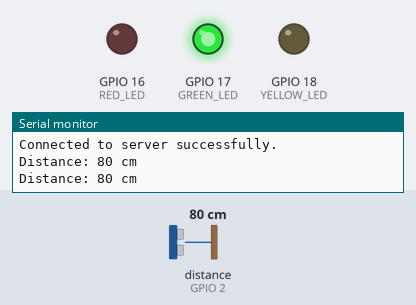
Bench run of a program on a simulated ESP32. On the bench: output pins drawn as LEDs (lit = HIGH), the last lines printed to the serial monitor. Inputs (shaded band) come from the test bench; at power-on: distance to the obstacle (sensor on GPIO 2) 80 cm. The echo pulse lasts 58.3 µs per cm; WiFi joins after 1.5 s; servers stay silent unless stated.

Above: at 4.7 s.
4.8 s: distance to the obstacle (sensor on GPIO 2) set to 33 cm
6.6 s: distance to the obstacle (sensor on GPIO 2) set to 27 cm
At 7.6 s:
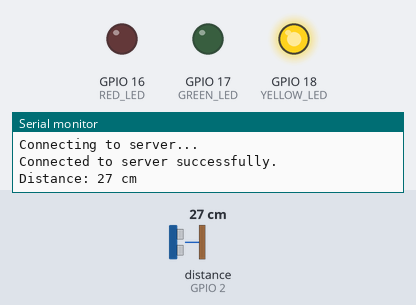
8.6 s: distance to the obstacle (sensor on GPIO 2) set to 11 cm
10.1 s: distance to the obstacle (sensor on GPIO 2) set to 8 cm
At 11.7 s:
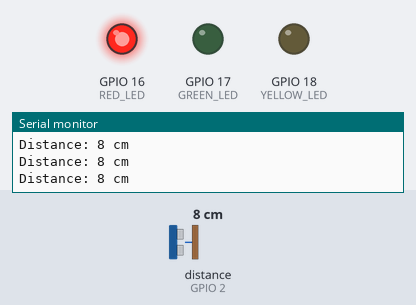
12.0 s: distance to the obstacle (sensor on GPIO 2) set to 18 cm
At 13.3 s:
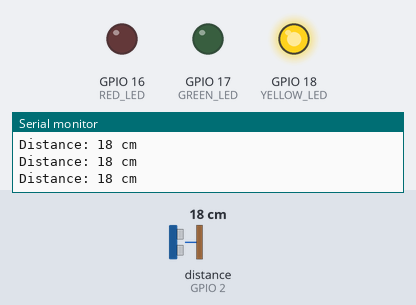
13.7 s: distance to the obstacle (sensor on GPIO 2) set to 2 cm
At 14.7 s:
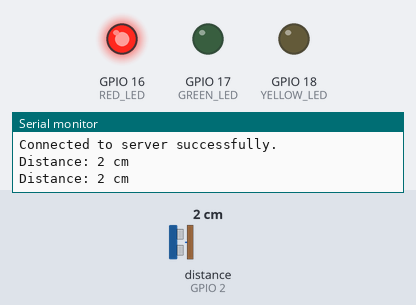
Timing chart, 0 to 16.4 s (numbered marks = the images above; inputs shaded):
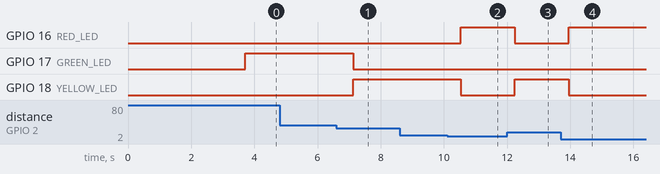

Measured:
- the behaviour switches between 31 and 30 cm on distance to the obstacle (sensor on GPIO 2) (found by bisection; images 0 and 1)
- the behaviour switches between 10 and 9 cm on distance to the obstacle (sensor on GPIO 2) (found by bisection; images 1 and 2)
- after the input at 6.6 s, GPIO 17 (GREEN_LED): HIGH → LOW after 0.53 s; GPIO 18 (YELLOW_LED): LOW → HIGH after 0.53 s
- after the input at 10.1 s, GPIO 16 (RED_LED): LOW → HIGH after 0.44 s; GPIO 18 (YELLOW_LED): HIGH → LOW after 0.44 s
- after the input at 12.0 s, GPIO 16 (RED_LED): HIGH → LOW after 0.25 s; GPIO 18 (YELLOW_LED): LOW → HIGH after 0.25 s
- after the input at 13.7 s, GPIO 16 (RED_LED): LOW → HIGH after 0.25 s; GPIO 18 (YELLOW_LED): HIGH → LOW after 0.25 s

The program:

main.cpp
```cpp
// Ultrasonic Sensor Data Logger (ESP32 → Linux Server)
// Author: Krishna Gorai
// IIT Madras (BS in Electronic Systems)

// --- Quick info about tech. ---

// This program reads distance data from an HC-SR04 ultrasonic sensor,
// sends it over Wi-Fi to a local server (e.g., a Python TCP server),
// and also indicates distance levels using three LEDs.
//
// Hardware used:
//  - ESP32 Development Board
//  - HC-SR04 Ultrasonic Sensor
//  - Red, Yellow, Green LEDs for distance indication

#include <Arduino.h>
#include <WiFi.h>
#include <Ultrasonic.h>

// --- Wi-Fi Configuration ---
const char* ssid = "_SSID_";           // Replace with your Wi-Fi SSID
const char* password = "_PASSWORD_";   // Replace with your Wi-Fi password
const char* serverIp = "PC_Local_ip";  // Replace with your computer’s IP address
const int serverPort = 8888;           // Port number used by the Python server

// --- Pin Definitions ---
#define TRIG_PIN   4
#define ECHO_PIN   2

#define RED_LED    16
#define GREEN_LED  17
#define YELLOW_LED 18

// --- Miscellaneous ---
const long interval = 500;             // Send data every 0.5 seconds
Ultrasonic ultrasonic(TRIG_PIN, ECHO_PIN);
WiFiClient client;

void connectToWiFi() {
  Serial.print("Connecting to Wi-Fi");
  WiFi.begin(ssid, password);

  while (WiFi.status() != WL_CONNECTED) {
    delay(1000);
    Serial.print(".");
  }

  Serial.println("\nWi-Fi connected!");
  Serial.print("Device IP: ");
  Serial.println(WiFi.localIP());
  delay(1500);
}

void setup() {
  Serial.begin(115200);

  // Configure LED pins
  pinMode(RED_LED, OUTPUT);
  pinMode(GREEN_LED, OUTPUT);
  pinMode(YELLOW_LED, OUTPUT);

  // Turn LEDs off initially
  digitalWrite(RED_LED, LOW);
  digitalWrite(GREEN_LED, LOW);
  digitalWrite(YELLOW_LED, LOW);

  // Connect to Wi-Fi network
  connectToWiFi();
}

void loop() {
  // Connect (or reconnect) to the TCP server
  if (!client.connected()) {
    Serial.println("Connecting to server...");
    if (client.connect(serverIp, serverPort)) {
      Serial.println("Connected to server successfully.");
    } else {
      Serial.println("Connection failed. Retrying in 5 seconds...");
      delay(5000);
      return;
    }
  }

  // Read distance from the ultrasonic sensor
  long distance = ultrasonic.distanceRead();

  if (distance != -1) {
    Serial.print("Distance: ");
    Serial.print(distance);
    Serial.println(" cm");

    // Send distance data to the server
    client.println(String(distance));

    // --- LED Indication Logic ---
    if (distance < 10) {
      // Object is very close → Red LED ON
      digitalWrite(RED_LED, HIGH);
      digitalWrite(YELLOW_LED, LOW);
      digitalWrite(GREEN_LED, LOW);
    }
    else if (distance <= 30) {
      // Object is in medium range → Yellow LED ON
      digitalWrite(RED_LED, LOW);
      digitalWrite(YELLOW_LED, HIGH);
      digitalWrite(GREEN_LED, LOW);
    }
    else {
      // Object is far → Green LED ON
      digitalWrite(RED_LED, LOW);
      digitalWrite(YELLOW_LED, LOW);
      digitalWrite(GREEN_LED, HIGH);
    }
  }
  else {
    Serial.println("Error reading sensor data. Check connections.");
  }

  delay(interval);
}
```
